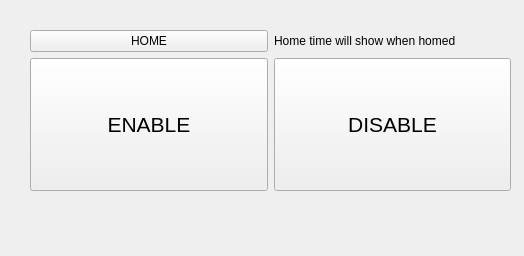
<?xml version="1.0" encoding="UTF-8"?>
<ui version="4.0">
 <class>gui</class>
 <widget class="QWidget" name="gui">
  <property name="geometry">
   <rect>
    <x>0</x>
    <y>0</y>
    <width>524</width>
    <height>256</height>
   </rect>
  </property>
  <property name="windowTitle">
   <string>Form</string>
  </property>
  <widget class="QWidget" name="gridLayoutWidget">
   <property name="geometry">
    <rect>
     <x>30</x>
     <y>30</y>
     <width>481</width>
     <height>161</height>
    </rect>
   </property>
   <layout class="QGridLayout" name="gridLayout">
    <item row="0" column="0">
     <widget class="QPushButton" name="homeButton">
      <property name="sizePolicy">
       <sizepolicy hsizetype="Minimum" vsizetype="Fixed">
        <horstretch>0</horstretch>
        <verstretch>0</verstretch>
       </sizepolicy>
      </property>
      <property name="text">
       <string>HOME</string>
      </property>
     </widget>
    </item>
    <item row="1" column="0">
     <widget class="QPushButton" name="enableButton">
      <property name="sizePolicy">
       <sizepolicy hsizetype="Minimum" vsizetype="Minimum">
        <horstretch>0</horstretch>
        <verstretch>0</verstretch>
       </sizepolicy>
      </property>
      <property name="font">
       <font>
        <pointsize>16</pointsize>
       </font>
      </property>
      <property name="text">
       <string>ENABLE</string>
      </property>
     </widget>
    </item>
    <item row="0" column="1">
     <widget class="QLabel" name="homeLabel">
      <property name="text">
       <string>Home time will show when homed</string>
      </property>
     </widget>
    </item>
    <item row="1" column="1">
     <widget class="QPushButton" name="disableButton">
      <property name="sizePolicy">
       <sizepolicy hsizetype="Minimum" vsizetype="Minimum">
        <horstretch>0</horstretch>
        <verstretch>0</verstretch>
       </sizepolicy>
      </property>
      <property name="font">
       <font>
        <pointsize>16</pointsize>
       </font>
      </property>
      <property name="text">
       <string>DISABLE</string>
      </property>
     </widget>
    </item>
   </layout>
  </widget>
 </widget>
 <resources/>
 <connections/>
</ui>
